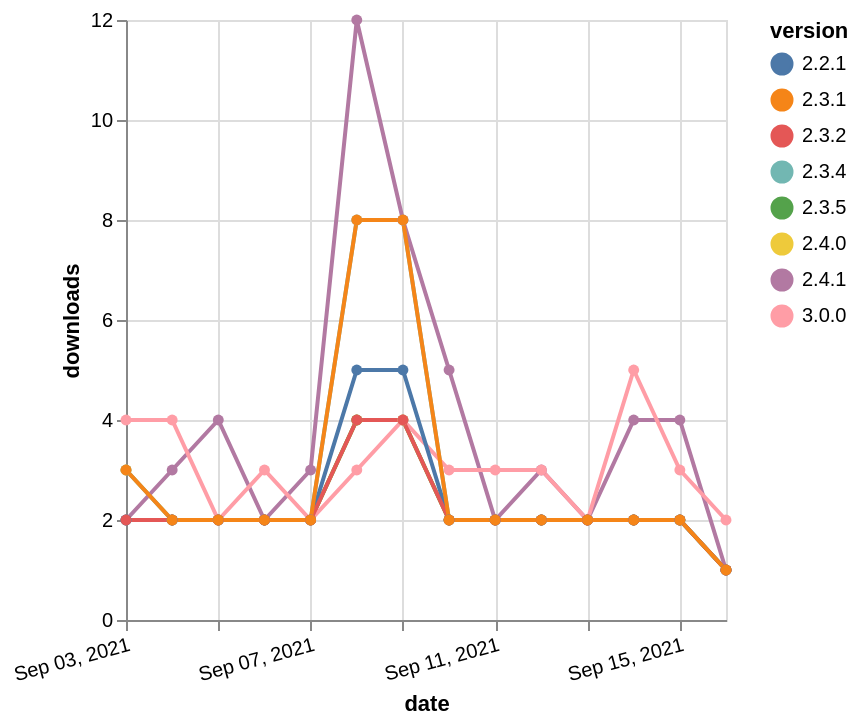

Describe this chart as a Vega-Lite specification.
### Vega-Lite specification from a JSON file in a GitHub repository (floating-point values rounded to 4 significant figures)
{"$schema": "https://vega.github.io/schema/vega-lite/v5.json", "description": "A simple bar chart with embedded data.", "data": {"values": [{"date": "2021-09-03", "total": 1380, "delta": 3, "version": "2.4.0"}, {"date": "2021-09-04", "total": 1382, "delta": 2, "version": "2.4.0"}, {"date": "2021-09-05", "total": 1384, "delta": 2, "version": "2.4.0"}, {"date": "2021-09-06", "total": 1386, "delta": 2, "version": "2.4.0"}, {"date": "2021-09-07", "total": 1388, "delta": 2, "version": "2.4.0"}, {"date": "2021-09-08", "total": 1392, "delta": 4, "version": "2.4.0"}, {"date": "2021-09-09", "total": 1396, "delta": 4, "version": "2.4.0"}, {"date": "2021-09-10", "total": 1398, "delta": 2, "version": "2.4.0"}, {"date": "2021-09-11", "total": 1400, "delta": 2, "version": "2.4.0"}, {"date": "2021-09-12", "total": 1402, "delta": 2, "version": "2.4.0"}, {"date": "2021-09-13", "total": 1404, "delta": 2, "version": "2.4.0"}, {"date": "2021-09-14", "total": 1406, "delta": 2, "version": "2.4.0"}, {"date": "2021-09-15", "total": 1408, "delta": 2, "version": "2.4.0"}, {"date": "2021-09-16", "total": 1409, "delta": 1, "version": "2.4.0"}, {"date": "2021-09-03", "total": 1438, "delta": 2, "version": "2.3.5"}, {"date": "2021-09-04", "total": 1440, "delta": 2, "version": "2.3.5"}, {"date": "2021-09-05", "total": 1442, "delta": 2, "version": "2.3.5"}, {"date": "2021-09-06", "total": 1444, "delta": 2, "version": "2.3.5"}, {"date": "2021-09-07", "total": 1446, "delta": 2, "version": "2.3.5"}, {"date": "2021-09-08", "total": 1450, "delta": 4, "version": "2.3.5"}, {"date": "2021-09-09", "total": 1454, "delta": 4, "version": "2.3.5"}, {"date": "2021-09-10", "total": 1456, "delta": 2, "version": "2.3.5"}, {"date": "2021-09-11", "total": 1458, "delta": 2, "version": "2.3.5"}, {"date": "2021-09-12", "total": 1460, "delta": 2, "version": "2.3.5"}, {"date": "2021-09-13", "total": 1462, "delta": 2, "version": "2.3.5"}, {"date": "2021-09-14", "total": 1464, "delta": 2, "version": "2.3.5"}, {"date": "2021-09-15", "total": 1466, "delta": 2, "version": "2.3.5"}, {"date": "2021-09-16", "total": 1467, "delta": 1, "version": "2.3.5"}, {"date": "2021-09-03", "total": 3763, "delta": 3, "version": "2.3.4"}, {"date": "2021-09-04", "total": 3765, "delta": 2, "version": "2.3.4"}, {"date": "2021-09-05", "total": 3767, "delta": 2, "version": "2.3.4"}, {"date": "2021-09-06", "total": 3769, "delta": 2, "version": "2.3.4"}, {"date": "2021-09-07", "total": 3771, "delta": 2, "version": "2.3.4"}, {"date": "2021-09-08", "total": 3779, "delta": 8, "version": "2.3.4"}, {"date": "2021-09-09", "total": 3787, "delta": 8, "version": "2.3.4"}, {"date": "2021-09-10", "total": 3789, "delta": 2, "version": "2.3.4"}, {"date": "2021-09-11", "total": 3791, "delta": 2, "version": "2.3.4"}, {"date": "2021-09-12", "total": 3793, "delta": 2, "version": "2.3.4"}, {"date": "2021-09-13", "total": 3795, "delta": 2, "version": "2.3.4"}, {"date": "2021-09-14", "total": 3797, "delta": 2, "version": "2.3.4"}, {"date": "2021-09-15", "total": 3799, "delta": 2, "version": "2.3.4"}, {"date": "2021-09-16", "total": 3800, "delta": 1, "version": "2.3.4"}, {"date": "2021-09-03", "total": 2393, "delta": 2, "version": "2.4.1"}, {"date": "2021-09-04", "total": 2396, "delta": 3, "version": "2.4.1"}, {"date": "2021-09-05", "total": 2400, "delta": 4, "version": "2.4.1"}, {"date": "2021-09-06", "total": 2402, "delta": 2, "version": "2.4.1"}, {"date": "2021-09-07", "total": 2405, "delta": 3, "version": "2.4.1"}, {"date": "2021-09-08", "total": 2417, "delta": 12, "version": "2.4.1"}, {"date": "2021-09-09", "total": 2425, "delta": 8, "version": "2.4.1"}, {"date": "2021-09-10", "total": 2430, "delta": 5, "version": "2.4.1"}, {"date": "2021-09-11", "total": 2432, "delta": 2, "version": "2.4.1"}, {"date": "2021-09-12", "total": 2435, "delta": 3, "version": "2.4.1"}, {"date": "2021-09-13", "total": 2437, "delta": 2, "version": "2.4.1"}, {"date": "2021-09-14", "total": 2441, "delta": 4, "version": "2.4.1"}, {"date": "2021-09-15", "total": 2445, "delta": 4, "version": "2.4.1"}, {"date": "2021-09-16", "total": 2446, "delta": 1, "version": "2.4.1"}, {"date": "2021-09-03", "total": 211, "delta": 4, "version": "3.0.0"}, {"date": "2021-09-04", "total": 215, "delta": 4, "version": "3.0.0"}, {"date": "2021-09-05", "total": 217, "delta": 2, "version": "3.0.0"}, {"date": "2021-09-06", "total": 220, "delta": 3, "version": "3.0.0"}, {"date": "2021-09-07", "total": 222, "delta": 2, "version": "3.0.0"}, {"date": "2021-09-08", "total": 225, "delta": 3, "version": "3.0.0"}, {"date": "2021-09-09", "total": 229, "delta": 4, "version": "3.0.0"}, {"date": "2021-09-10", "total": 232, "delta": 3, "version": "3.0.0"}, {"date": "2021-09-11", "total": 235, "delta": 3, "version": "3.0.0"}, {"date": "2021-09-12", "total": 238, "delta": 3, "version": "3.0.0"}, {"date": "2021-09-13", "total": 240, "delta": 2, "version": "3.0.0"}, {"date": "2021-09-14", "total": 245, "delta": 5, "version": "3.0.0"}, {"date": "2021-09-15", "total": 248, "delta": 3, "version": "3.0.0"}, {"date": "2021-09-16", "total": 250, "delta": 2, "version": "3.0.0"}, {"date": "2021-09-03", "total": 3727, "delta": 2, "version": "2.2.1"}, {"date": "2021-09-04", "total": 3729, "delta": 2, "version": "2.2.1"}, {"date": "2021-09-05", "total": 3731, "delta": 2, "version": "2.2.1"}, {"date": "2021-09-06", "total": 3733, "delta": 2, "version": "2.2.1"}, {"date": "2021-09-07", "total": 3735, "delta": 2, "version": "2.2.1"}, {"date": "2021-09-08", "total": 3740, "delta": 5, "version": "2.2.1"}, {"date": "2021-09-09", "total": 3745, "delta": 5, "version": "2.2.1"}, {"date": "2021-09-10", "total": 3747, "delta": 2, "version": "2.2.1"}, {"date": "2021-09-11", "total": 3749, "delta": 2, "version": "2.2.1"}, {"date": "2021-09-12", "total": 3751, "delta": 2, "version": "2.2.1"}, {"date": "2021-09-13", "total": 3753, "delta": 2, "version": "2.2.1"}, {"date": "2021-09-14", "total": 3755, "delta": 2, "version": "2.2.1"}, {"date": "2021-09-15", "total": 3757, "delta": 2, "version": "2.2.1"}, {"date": "2021-09-16", "total": 3758, "delta": 1, "version": "2.2.1"}, {"date": "2021-09-03", "total": 2471, "delta": 2, "version": "2.3.2"}, {"date": "2021-09-04", "total": 2473, "delta": 2, "version": "2.3.2"}, {"date": "2021-09-05", "total": 2475, "delta": 2, "version": "2.3.2"}, {"date": "2021-09-06", "total": 2477, "delta": 2, "version": "2.3.2"}, {"date": "2021-09-07", "total": 2479, "delta": 2, "version": "2.3.2"}, {"date": "2021-09-08", "total": 2483, "delta": 4, "version": "2.3.2"}, {"date": "2021-09-09", "total": 2487, "delta": 4, "version": "2.3.2"}, {"date": "2021-09-10", "total": 2489, "delta": 2, "version": "2.3.2"}, {"date": "2021-09-11", "total": 2491, "delta": 2, "version": "2.3.2"}, {"date": "2021-09-12", "total": 2493, "delta": 2, "version": "2.3.2"}, {"date": "2021-09-13", "total": 2495, "delta": 2, "version": "2.3.2"}, {"date": "2021-09-14", "total": 2497, "delta": 2, "version": "2.3.2"}, {"date": "2021-09-15", "total": 2499, "delta": 2, "version": "2.3.2"}, {"date": "2021-09-16", "total": 2500, "delta": 1, "version": "2.3.2"}, {"date": "2021-09-03", "total": 3976, "delta": 3, "version": "2.3.1"}, {"date": "2021-09-04", "total": 3978, "delta": 2, "version": "2.3.1"}, {"date": "2021-09-05", "total": 3980, "delta": 2, "version": "2.3.1"}, {"date": "2021-09-06", "total": 3982, "delta": 2, "version": "2.3.1"}, {"date": "2021-09-07", "total": 3984, "delta": 2, "version": "2.3.1"}, {"date": "2021-09-08", "total": 3992, "delta": 8, "version": "2.3.1"}, {"date": "2021-09-09", "total": 4000, "delta": 8, "version": "2.3.1"}, {"date": "2021-09-10", "total": 4002, "delta": 2, "version": "2.3.1"}, {"date": "2021-09-11", "total": 4004, "delta": 2, "version": "2.3.1"}, {"date": "2021-09-12", "total": 4006, "delta": 2, "version": "2.3.1"}, {"date": "2021-09-13", "total": 4008, "delta": 2, "version": "2.3.1"}, {"date": "2021-09-14", "total": 4010, "delta": 2, "version": "2.3.1"}, {"date": "2021-09-15", "total": 4012, "delta": 2, "version": "2.3.1"}, {"date": "2021-09-16", "total": 4013, "delta": 1, "version": "2.3.1"}]}, "width": "container", "mark": {"type": "line", "point": {"filled": true}}, "encoding": {"x": {"field": "date", "type": "temporal", "timeUnit": "yearmonthdate", "title": "date", "axis": {"labelAngle": -15}}, "y": {"field": "delta", "type": "quantitative", "title": "downloads"}, "color": {"field": "version", "type": "nominal"}, "tooltip": {"field": "delta"}}}
